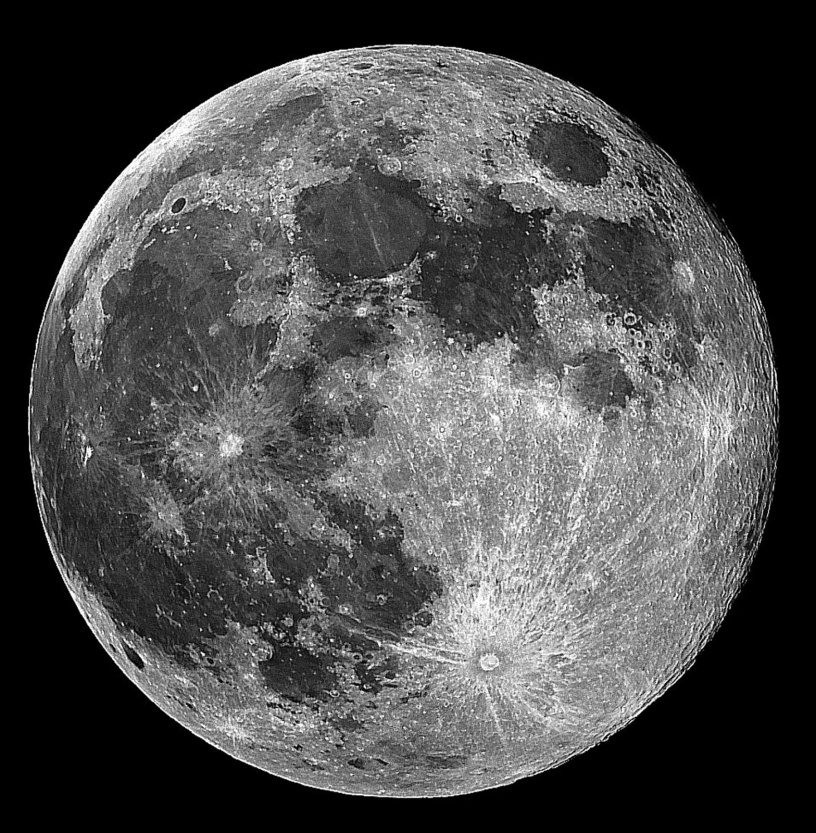
%> input picture Imagenes/luna_1.jpg, 816 x 833 px
$ octave clase_16_bot_hat.m   (GNU Octave 9; MATLAB toolbox functions it lacks are replaced by stand-ins)
%> lines starting %> are read from the running program, lines starting %| are printed output that depends on the picture
clc
clear all
close all

img = imread('luna_1.jpg');
%> img is the input picture: size 833x816 uint8; min 0, max 255, mean 75.2
img = imresize(img,2);
%> img: size 1666x1632 uint8

ES = [1 1 1 1 1 1 1;    %Elemento estructural tophat
      1 1 1 1 1 1 1;
      0 0 1 1 1 0 0;
      0 0 1 1 1 0 0;
      0 0 1 1 1 0 0;
      0 0 1 1 1 0 0;
      0 0 1 1 1 0 0];

% ES = [1 1 1 1;
%       0 1 1 0;
%       0 1 1 0;
%       0 1 1 0];


img_bot_hat = imbothat(img, ES);
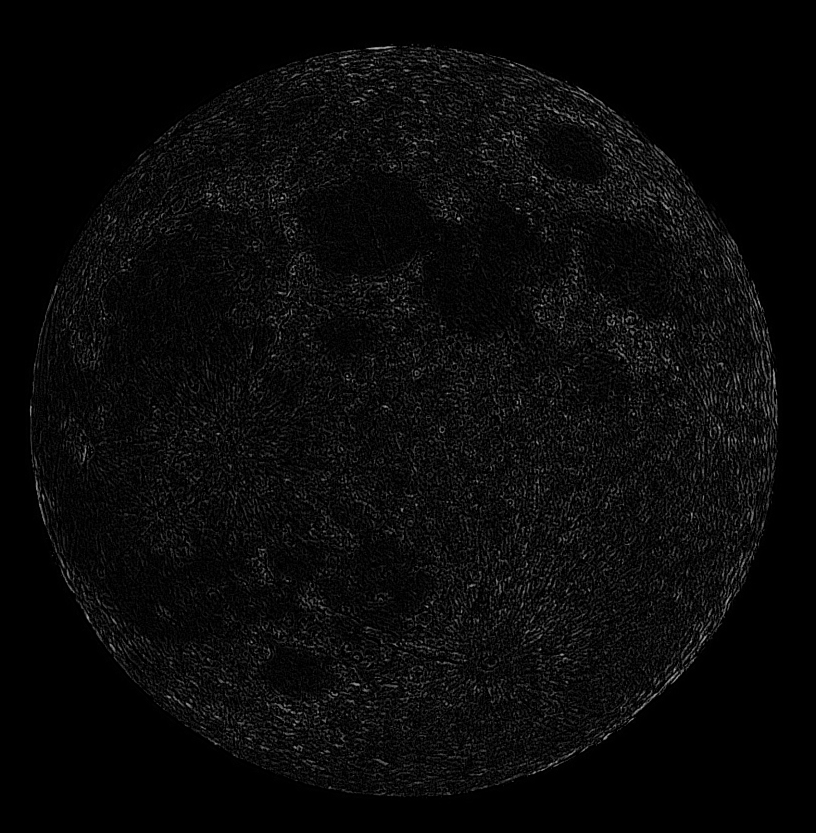
%> img_bot_hat: size 1666x1632 uint8 (shown at 1/2 size); min 0, max 195, mean 9.7

figure(1)
imshow(img)
figure(2)
imshow(img_bot_hat)

figure(3)
imshow(img - img_bot_hat)
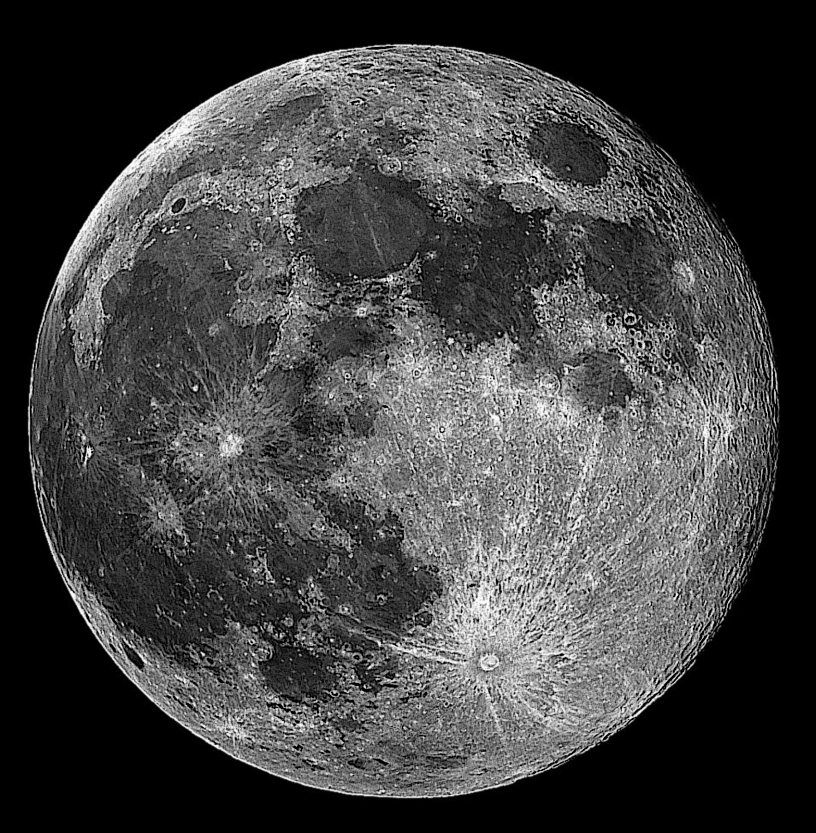
%> displayed picture: size 1666x1632, on the screen's scale of 0 to 255 (shown at 1/2 size); min 0, max 255, mean 66.2

$ run again, with Imagenes/avellanas.jpg copied over Imagenes/luna_1.jpg
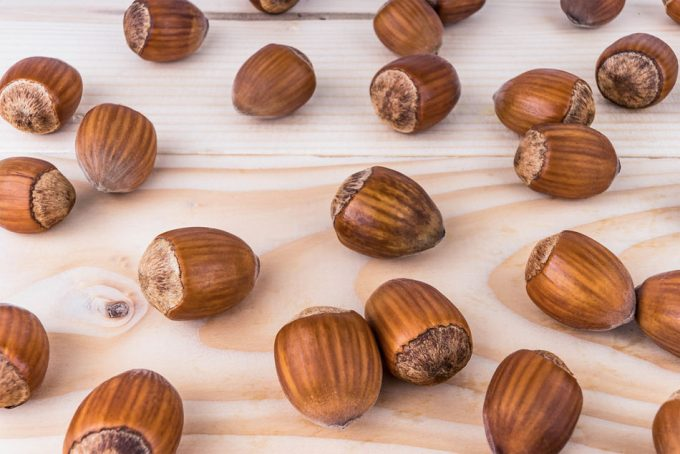
%> input picture Imagenes/avellanas.jpg, 680 x 454 px
%> img is the input picture: size 454x680x3 uint8; mean R, G, B 192.2, 154.7, 137
%> img: size 908x1360x3 uint8
%> `img_bot_hat = imbothat(img, ES);`:
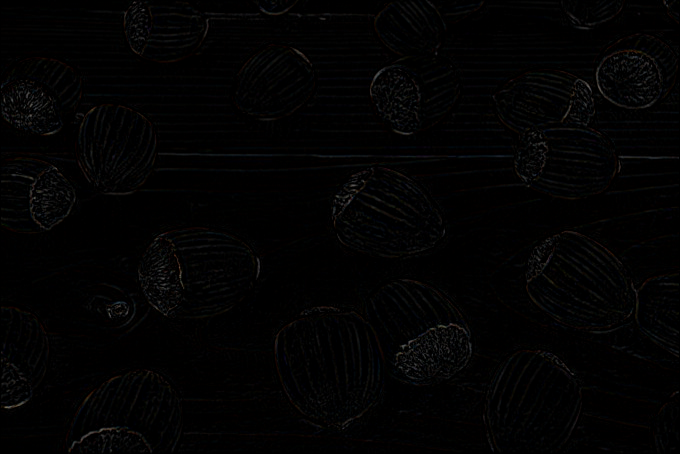
%> img_bot_hat: size 908x1360x3 uint8 (shown at 1/2 size); mean R, G, B 2.6, 2.4, 2.3
%> `imshow(img - img_bot_hat)`:
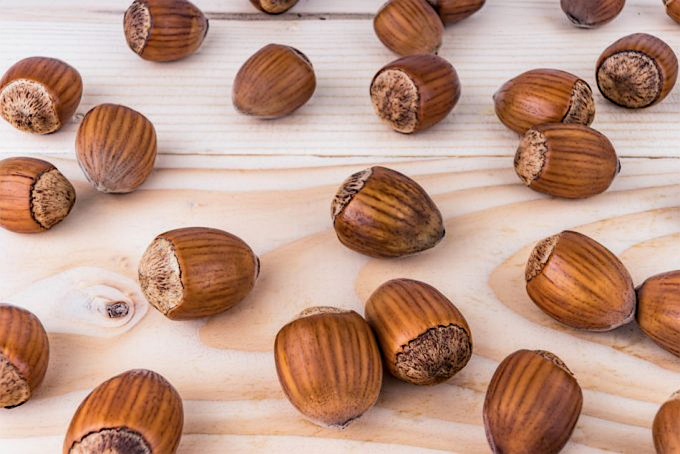
%> displayed picture: size 908x1360x3, on the screen's scale of 0 to 255 (shown at 1/2 size); mean R, G, B 189.6, 152.3, 134.7
